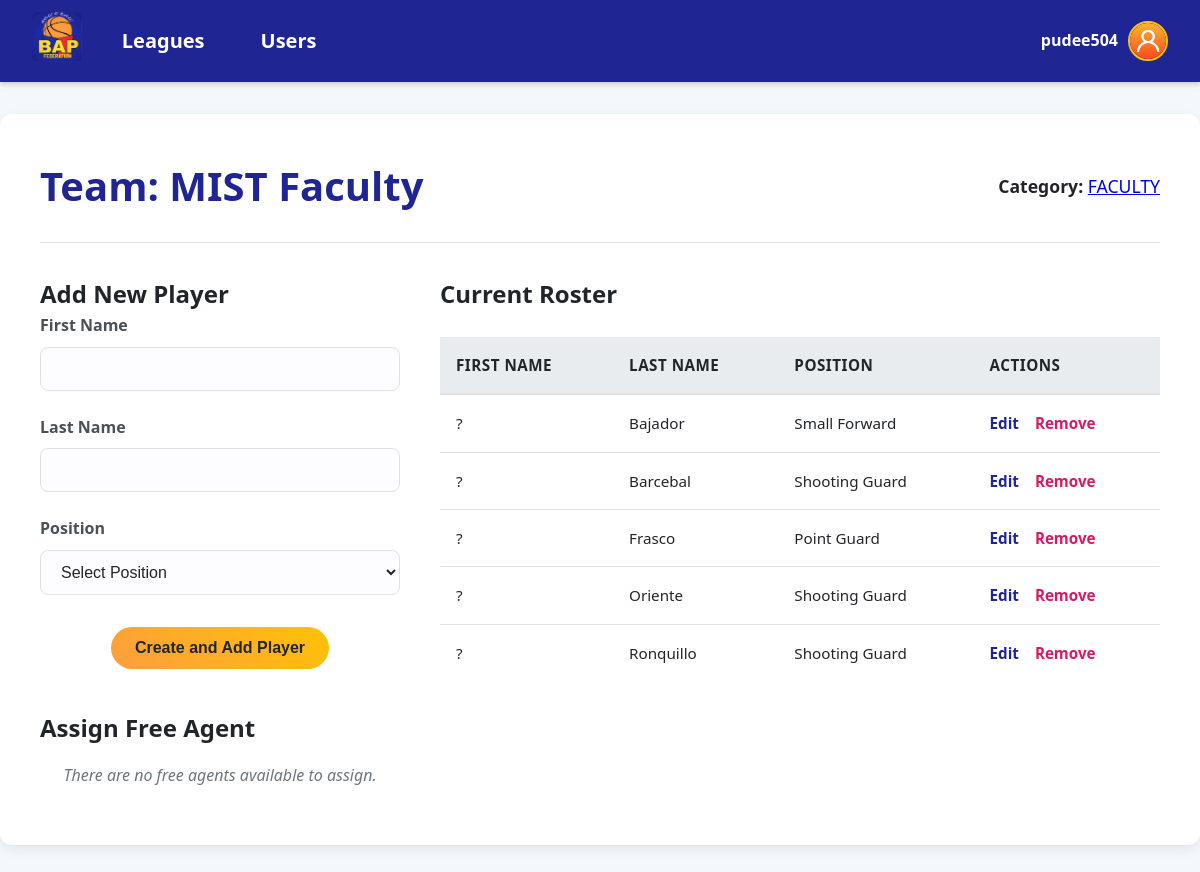
The app's page /team_details.php?team_id=1959 (signed in), older data.
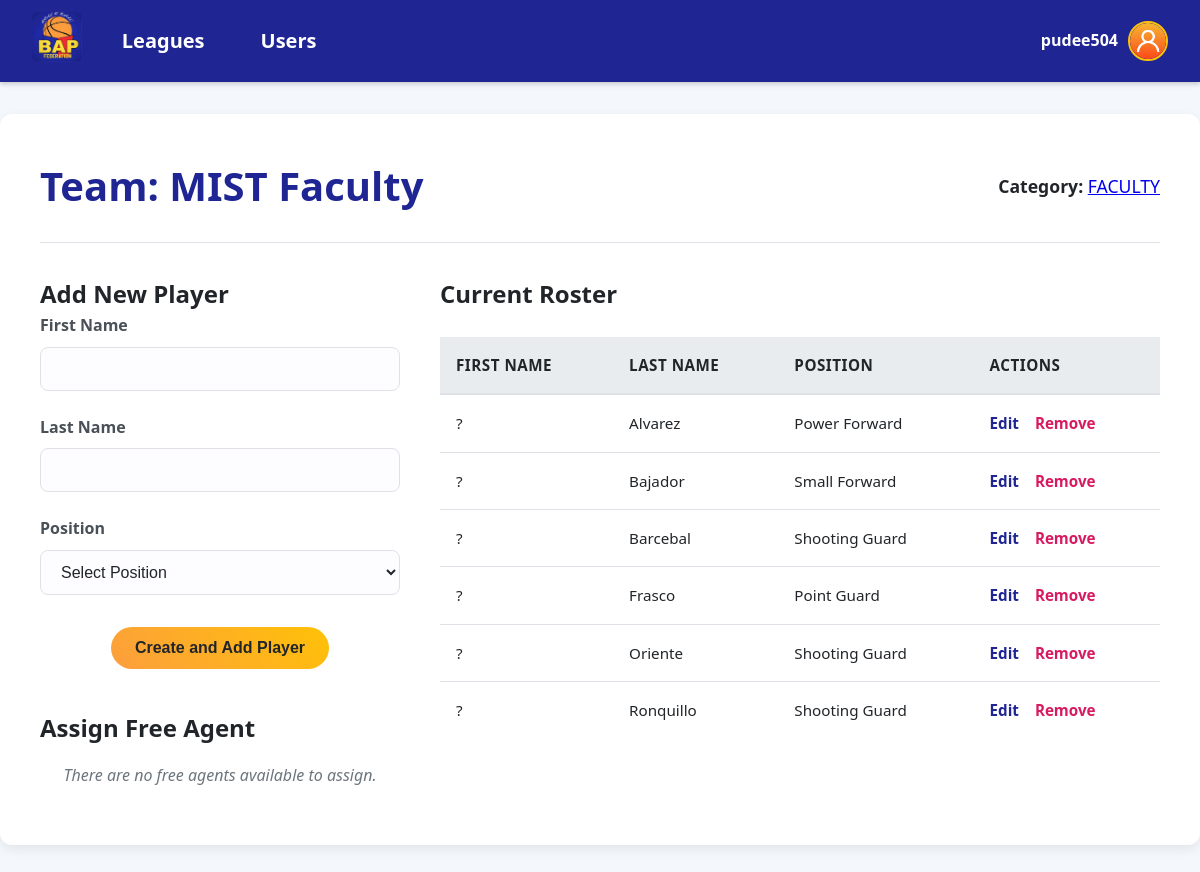
The same page, newer data.
### tables this page shows
CREATE TABLE IF NOT EXISTS `player` (
  `id` int NOT NULL AUTO_INCREMENT,
  `first_name` varchar(50) NOT NULL,
  `last_name` varchar(50) NOT NULL,
  `position` enum('Center','Power Forward','Small Forward','Shooting Guard','Point Guard') NOT NULL,
  PRIMARY KEY (`id`)
);

### team_details.php (the view, shortened to what the changed rows need)
<?php
require_once 'logger.php';
$team_id = filter_var($_GET['team_id'] ?? null, FILTER_VALIDATE_INT);
$stmt = $pdo->prepare("SELECT t.team_name, c.category_name, c.id as category_id FROM team t JOIN category c ON t.category_id = c.id WHERE t.id = ?");
$stmt->execute([$team_id]);
$team = $stmt->fetch();
$players = $pdo->prepare("
    SELECT p.id, p.first_name, p.last_name, p.position
    FROM player p
    JOIN player_team pt ON p.id = pt.player_id
    WHERE pt.team_id = ?
    ORDER BY p.last_name, p.first_name
");
$players->execute([$team_id]);
$player_list = $players->fetchAll();
?>
<!DOCTYPE html>
<html lang="en">
<head>
  <link rel="stylesheet" href="style.css">
</head>
<body>
<div class="dashboard-container">
    <div class="page-header">
        <h1>Team: <?= htmlspecialchars($team['team_name']) ?></h1>
    </div>
    <div class="team-management-grid">
        <div class="management-forms">
            <div class="form-container">
                <h2>Add New Player</h2>
            </div>
            <div class="form-container" style="margin-top: 2.5rem;">
                <h2>Assign Free Agent</h2>
            </div>
        </div>
        <div class="roster-container">
            <h2>Current Roster</h2>
            <div class="table-wrapper">
                <?php if ($player_list): ?>
                    <table class="category-table">
                        <thead>
                            <tr>
                                <th>First Name</th>
                                <th>Last Name</th>
                                <th>Position</th>
                                <th>Actions</th>
                            </tr>
                        </thead>
                        <tbody>
                            <?php foreach ($player_list as $player): ?>
                                <tr>
                                    <td><?= htmlspecialchars($player['first_name']) ?></td>
                                    <td><?= htmlspecialchars($player['last_name']) ?></td>
                                    <td><?= htmlspecialchars($player['position']) ?></td>
                                    <td class="actions">
                                        <a href="edit_player.php?id=<?= $player['id'] ?>&team_id=<?= $team_id ?>">Edit</a>
                                        <a href="delete_player.php?id=<?= $player['id'] ?>&team_id=<?= $team_id ?>" class="action-delete" onclick="return confirm('Are you sure you want to remove this player from the team?');">Remove</a>
                                    </td>
                                </tr>
                            <?php endforeach; ?>
                        </tbody>
                    </table>
                <?php else: ?>
                    <p class="info-message">No players have been added to this team yet.</p>
                <?php endif; ?>
            </div>
        </div>
    </div>
</div>
</body>
</html>

Row changes from the older to the newer data that the page shows:
added player: first_name "?", last_name "Alvarez", position "Power Forward"
